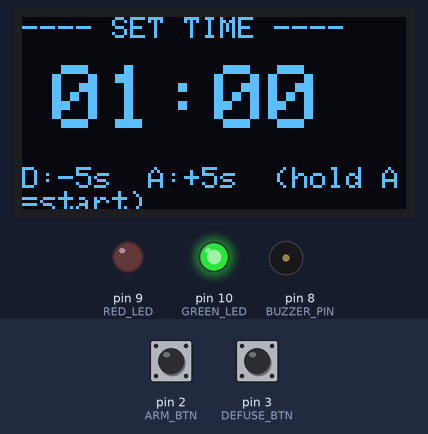
The sketch below on a simulated Arduino Uno, built with avr-gcc and run on an emulated ATmega328P. Parts: 128×64 one-colour display, output pins drawn as LEDs (lit = HIGH), buzzer (waves = sounding, pin HIGH). Dashed ring = blinking. The test bench sets the inputs (shaded band); at power-on: pin 2 (ARM_BTN) HIGH, pin 3 (DEFUSE_BTN) HIGH. What the sketch prints to the serial monitor is not drawn.

Above: at 2.7 s.
2.8 s: pin 2 (ARM_BTN) pulled LOW for 3.2 s
At 6.3 s:
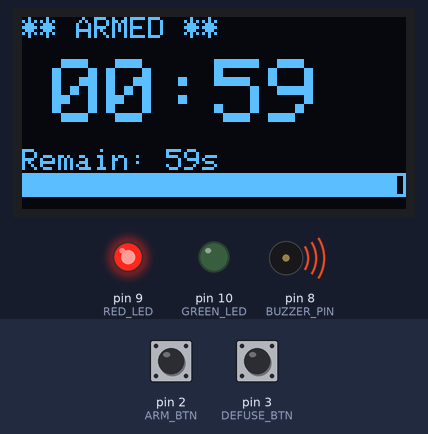
6.6 s: pin 3 (DEFUSE_BTN) pulled LOW for 0.15 s
At 7.26 s:
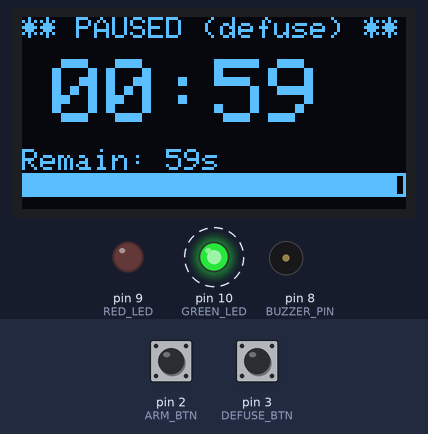
9.0 s: pin 2 (ARM_BTN) pulled LOW for 0.15 s
At 9.39 s:
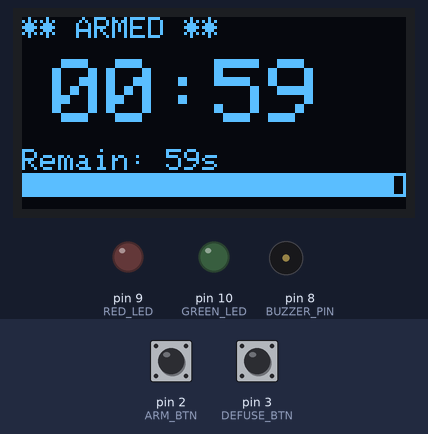
9.7 s: pin 3 (DEFUSE_BTN) pulled LOW for 1 s
At 10.76 s:
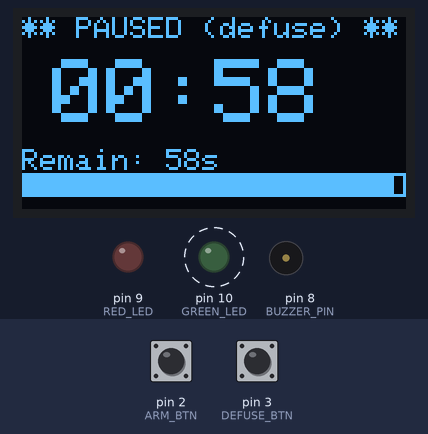
12.2 s: pin 2 (ARM_BTN) pulled LOW for 0.15 s
At 14.15 s:
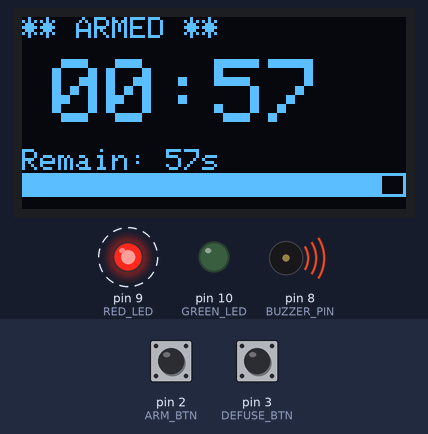
Timing chart, 0 to 16.5 s (numbered marks = the images above; inputs shaded):
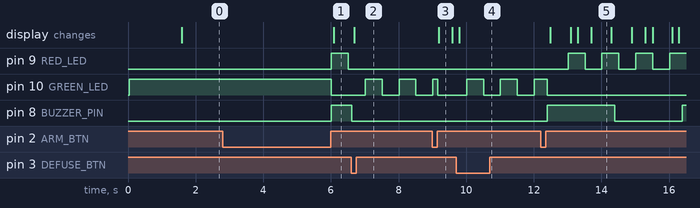

Measured:
- after the input at 2.8 s, pin 9 (RED_LED): LOW → HIGH after 3.2 s, → LOW 0.50 s later; pin 10 (GREEN_LED): HIGH → LOW after 3.2 s; pin 8 (BUZZER_PIN): LOW → HIGH after 3.2 s; the display: changes after 3.3 s (image 1)
- after the input at 6.6 s, pin 9 (RED_LED): stops changing and stays LOW; pin 10 (GREEN_LED): alternates HIGH for 0.50 s and LOW for 0.50 s, starting after 0.41 s; pin 8 (BUZZER_PIN): HIGH → LOW after 0.01 s instead of 1.4 s; the display: changes after 0.09 s (image 2)
- after the input at 9.0 s, the display: changes after 0.19 s (image 3)
- after the input at 9.7 s, pin 9 (RED_LED): stops changing and stays LOW; pin 10 (GREEN_LED): alternates HIGH for 0.50 s and LOW for 0.50 s, starting after 0.31 s; pin 8 (BUZZER_PIN): stays LOW (without the input it goes to HIGH after 1.5 s); the display: changes after 0.09 s (image 4)
- after the input at 12.2 s, pin 9 (RED_LED): alternates HIGH for 0.50 s and LOW for 0.50 s, starting after 0.81 s; pin 8 (BUZZER_PIN): LOW → HIGH after 0.19 s, → LOW 2.0 s later, → HIGH 2.0 s later; the display: first changes after 0.29 s (image 5 shows a later state)
- what the display in image 5 shows lasts 0.6 s, from 13.7 s to 14.3 s

The sketch:

bomb_timer.ino
```cpp
/*
 * 倒计时报警装置 (定时炸弹模拟器)
 * 硬件: Arduino Uno R4 WiFi + SSD1306 OLED + 蜂鸣器 + LEDs + 按键 (无需电位器)
 *
 * 玩法:
 *   1. SETUP 模式: ARM 键 +5s, DEFUSE 键 -5s, 长按 ARM 1秒开始
 *   2. ARMED 模式: 倒计时跑起来, OLED 显示大数字倒计时
 *                  蜂鸣器越接近零点叫得越急 (最后 10s 每秒一声, 最后 3s 急速)
 *   3. PAUSED 模式: 按 DEFUSE 暂停, 再按 ARM 继续
 *   4. EXPLODED:    倒计时归零引爆, 蜂鸣器尖叫, 红灯常亮
 *   5. 按 ARM 键复位回到 SETUP
 *
 * OLED 屏幕布局 (128x64):
 *   SETUP:     "SET TIME" + 设定值 + 按键提示
 *   ARMED:     大号倒计时 MM:SS + 进度条 + 状态
 *   EXPLODED:  "!!!  BOOM  !!!" + 闪烁警告
 *
 * 需要安装的库 (Arduino IDE → 工具 → 管理库):
 *   1. Adafruit SSD1306
 *   2. Adafruit GFX Library
 */

// ===== 引入库 =====
#include <Wire.h>
#include <Adafruit_GFX.h>
#include <Adafruit_SSD1306.h>

// ===== 引脚定义 =====
#define ARM_BTN     2     // ARM 按键: 一端接 D2, 另一端接 GND (用 INPUT_PULLUP, 按下=0)
#define DEFUSE_BTN  3     // DEFUSE 按键: 一端接 D3, 另一端接 GND
#define BUZZER_PIN  8     // 有源蜂鸣器: 正极接 D8, 负极接 GND
#define RED_LED     9     // 红色 LED: 正极 → 220Ω → D9, 负极 → GND
#define GREEN_LED   10    // 绿色 LED: 正极 → 220Ω → D10, 负极 → GND

// ===== 时间参数 =====
#define TIME_MIN     10   // 最短倒计时 (秒)
#define TIME_MAX     300  // 最长倒计时 (秒) = 5 分钟
#define TIME_STEP    5    // SETUP 模式每次按键加减的秒数
#define BLINK_MED    500  // 中等闪烁间隔 (ms), 倒计时中
#define BLINK_SLOW   1000 // 慢速闪烁间隔 (ms), 安全状态

// ===== OLED 参数 =====
#define SCREEN_WIDTH  128
#define SCREEN_HEIGHT 64
#define OLED_RESET    -1
#define OLED_ADDR     0x3C

// ===== 状态机枚举 =====
enum BombState {
  STATE_SETUP,     // 设定时间, 绿灯亮
  STATE_ARMED,     // 倒计时运行中, 红灯闪烁
  STATE_PAUSED,    // 倒计时暂停 (拆弹), 绿灯闪烁
  STATE_EXPLODED   // 倒计时归零, 蜂鸣器狂叫
};

// ===== 全局变量 =====
Adafruit_SSD1306 display(SCREEN_WIDTH, SCREEN_HEIGHT, &Wire, OLED_RESET);

BombState state = STATE_SETUP;   // 当前状态

int setTimeSec = 60;               // 设定时间 (秒), 默认 60s, 按键调整
unsigned long remainingMs = 0;   // 剩余时间, 单位毫秒 (ARMED 模式下递减)
unsigned long armedStartMs = 0;  // ARM 时刻的 millis() 记录

unsigned long lastBuzzerToggle = 0;   // 蜂鸣器上次切换时间
unsigned long lastLedToggle = 0;      // LED 上次闪烁时间
unsigned long lastButtonCheck = 0;    // 按键上次检测时间
unsigned long lastDisplayUpdate = 0;  // 屏幕上次刷新时间
unsigned long lastBeep = 0;           // 倒计时中蜂鸣器上次发声时间

bool buzzerState = false;       // 蜂鸣器当前电平
bool ledState = false;          // LED 当前闪烁状态
bool armPrev = true;            // ARM 按键上一帧状态 (上拉, 未按=1)
bool defusePrev = true;         // DEFUSE 按键上一帧状态
unsigned long armPressTime = 0; // ARM 按键按下的时刻 (用于长按检测)

// ===== setup() =====
void setup() {
  Serial.begin(115200);

  // --- OLED 初始化 ---
  if (!display.begin(SSD1306_SWITCHCAPVCC, OLED_ADDR)) {
    Serial.println("OLED init FAILED!");
    while (true);
  }

  // --- 引脚初始化 ---
  pinMode(ARM_BTN, INPUT_PULLUP);     // 上拉, 按下=0
  pinMode(DEFUSE_BTN, INPUT_PULLUP);
  pinMode(BUZZER_PIN, OUTPUT);
  pinMode(RED_LED, OUTPUT);
  pinMode(GREEN_LED, OUTPUT);

  // --- 初始状态: 蜂鸣器不响, 红灯灭, 绿灯亮 (SETUP) ---
  digitalWrite(BUZZER_PIN, LOW);
  digitalWrite(RED_LED, LOW);
  digitalWrite(GREEN_LED, HIGH);

  // --- 开机画面 ---
  display.clearDisplay();
  display.setTextSize(1);
  display.setTextColor(SSD1306_WHITE);
  display.setCursor(20, 16);
  display.println(F("BOMB TIMER"));
  display.setCursor(10, 36);
  display.println(F("Countdown Device"));
  display.display();
  delay(1500);

  Serial.println("BOMB TIMER READY");
}

// ===== loop() =====
void loop() {

  // ---------- 第 1 步: 每 20ms 读一次按键 (50Hz) ----------
  unsigned long now = millis();
  if (now - lastButtonCheck >= 20) {
    lastButtonCheck = now;
    checkButtons();
  }

  // ---------- 第 2 步: 更新倒计时时间 ----------
  if (state == STATE_ARMED) {
    updateCountdown();
  }

  // ---------- 第 3 步: 每 100ms 刷一次 OLED ----------
  if (now - lastDisplayUpdate >= 100) {
    lastDisplayUpdate = now;
    updateDisplay();
  }

  // ---------- 第 4 步: 更新蜂鸣器 (非阻塞) ----------
  updateBuzzer();

  // ---------- 第 5 步: 更新 LED (非阻塞) ----------
  updateLEDs();
}

// ============================================================
//  按键检测 (含消抖 + 长按检测)
// ============================================================
void checkButtons() {
  bool armNow = digitalRead(ARM_BTN);
  bool defuseNow = digitalRead(DEFUSE_BTN);

  // --- ARM 键 ---
  if (armPrev == HIGH && armNow == LOW) {
    // 下降沿: ARM 按下
    armPressTime = millis();  // 记录按下时刻, 用于长按检测
  }
  if (armPrev == LOW && armNow == HIGH) {
    // 上升沿: ARM 松开
    unsigned long holdDuration = millis() - armPressTime;
    if (holdDuration >= 1000) {
      // 长按 (≥1 秒)
      handleArmLongPress();
    } else {
      // 短按
      handleArmShortPress();
    }
  }

  // --- DEFUSE 键: 下降沿触发 ---
  if (defusePrev == HIGH && defuseNow == LOW) {
    handleDefusePress();
  }

  armPrev = armNow;
  defusePrev = defuseNow;
}

// -------------------------------------------------------
// ARM 短按: 不同状态功能不同
// -------------------------------------------------------
void handleArmShortPress() {
  switch (state) {

    case STATE_SETUP:
      // 短按 ARM: 时间 +5 秒
      setTimeSec += TIME_STEP;
      if (setTimeSec > TIME_MAX) setTimeSec = TIME_MAX;
      Serial.print("SET: ");
      Serial.print(setTimeSec);
      Serial.println("s");
      break;

    case STATE_ARMED:
      // 倒计时中短按 ARM: 无作用
      break;

    case STATE_PAUSED:
      // 暂停中按 ARM: 恢复倒计时
      armedStartMs = millis();
      state = STATE_ARMED;
      Serial.println("RESUMED!");
      break;

    case STATE_EXPLODED:
      // 爆炸后按 ARM: 复位
      resetToSetup();
      break;
  }
}

// -------------------------------------------------------
// ARM 长按 (≥1 秒): 仅 SETUP 模式有效, 启动倒计时
// -------------------------------------------------------
void handleArmLongPress() {
  if (state == STATE_SETUP) {
    // 确认当前设定时间, 启动倒计时
    remainingMs = (unsigned long)setTimeSec * 1000;
    armedStartMs = millis();
    state = STATE_ARMED;
    Serial.print("ARMED (long press)! Time: ");
    Serial.print(setTimeSec);
    Serial.println("s");
  }
  // 其他状态下长按 ARM 无额外作用
}

// -------------------------------------------------------
// DEFUSE 键: 拆弹/暂停
// -------------------------------------------------------
void handleDefusePress() {
  switch (state) {

    case STATE_SETUP:
      // 短按 DEFUSE: 时间 -5 秒
      setTimeSec -= TIME_STEP;
      if (setTimeSec < TIME_MIN) setTimeSec = TIME_MIN;
      Serial.print("SET: ");
      Serial.print(setTimeSec);
      Serial.println("s");
      break;

    case STATE_ARMED:
      // 倒计时中按 DEFUSE: 暂停!
      state = STATE_PAUSED;
      {
        unsigned long elapsed = millis() - armedStartMs;
        if (elapsed >= remainingMs) {
          remainingMs = 0;
        } else {
          remainingMs -= elapsed;
        }
      }
      Serial.print("PAUSED! Remaining: ");
      Serial.print(remainingMs / 1000);
      Serial.println("s");
      break;

    case STATE_PAUSED:
      // 暂停中按 DEFUSE: 无效
      break;

    case STATE_EXPLODED:
      // 爆炸后按 DEFUSE: 复位
      resetToSetup();
      break;
  }
}

// ============================================================
//  更新倒计时 (仅 ARM 状态调用)
// ============================================================
void updateCountdown() {
  unsigned long now = millis();
  unsigned long elapsed = now - armedStartMs;

  if (elapsed >= remainingMs) {
    // 时间到! 触发爆炸
    remainingMs = 0;
    state = STATE_EXPLODED;
    Serial.println("!!! BOOM !!!");
  }
}

// ============================================================
//  OLED 屏幕绘制
// ============================================================
void updateDisplay() {
  display.clearDisplay();

  switch (state) {
    case STATE_SETUP:
      drawSetupScreen();
      break;
    case STATE_ARMED:
    case STATE_PAUSED:
      drawArmedScreen();
      break;
    case STATE_EXPLODED:
      drawExplodedScreen();
      break;
  }

  display.display();
}

// --- SETUP 画面: 显示设定时间 + 按键操作提示 ---
void drawSetupScreen() {
  int min = setTimeSec / 60;
  int sec = setTimeSec % 60;

  // 标题
  display.setTextSize(1);
  display.setCursor(0, 0);
  display.println(F("---- SET TIME ----"));

  // 大号时间
  display.setTextSize(3);  // 18x24 像素/字符
  display.setCursor(10, 16);
  char timeStr[6];
  sprintf(timeStr, "%02d:%02d", min, sec);
  display.print(timeStr);

  // 操作提示
  display.setTextSize(1);
  display.setCursor(0, 50);
  display.println(F("D:-5s  A:+5s  (hold A=start)"));
}

// --- ARMED / PAUSED 画面: 大号倒计时 + 进度条 ---
void drawArmedScreen() {
  // 计算当前剩余时间
  unsigned long remain;
  unsigned long total;

  if (state == STATE_ARMED) {
    unsigned long elapsed = millis() - armedStartMs;
    remain = (elapsed >= remainingMs) ? 0 : (remainingMs - elapsed);
    total = (unsigned long)setTimeSec * 1000;
  } else {  // PAUSED
    remain = remainingMs;
    total = (unsigned long)setTimeSec * 1000;
  }

  int remainSec = remain / 1000;
  int min = remainSec / 60;
  int sec = remainSec % 60;

  // 状态标签
  display.setTextSize(1);
  display.setCursor(0, 0);
  if (state == STATE_ARMED) {
    display.println(F("** ARMED **"));
  } else {
    display.println(F("** PAUSED (defuse) **"));
  }

  // 大号倒计时数字
  display.setTextSize(3);
  display.setCursor(10, 14);
  char timeStr[6];
  sprintf(timeStr, "%02d:%02d", min, sec);
  display.print(timeStr);

  // 进度条 (y=48)
  display.setTextSize(1);
  int barY = 52;
  display.drawRect(0, barY, 128, 8, SSD1306_WHITE);
  if (total > 0) {
    int progressPct = (int)(remain * 100 / total);
    int barWidth = map(progressPct, 0, 100, 0, 126);
    display.fillRect(1, barY + 1, barWidth, 6, SSD1306_WHITE);
  }

  // 剩余秒数, 显示在进度条上方
  display.setCursor(0, barY - 8);
  display.print(F("Remain: "));
  display.print(remainSec);
  display.print("s");
}

// --- EXPLODED 画面: 爆炸警告 ---
void drawExplodedScreen() {
  // 让画面交替闪烁 (利用 ledState 变量)
  display.setTextSize(2);
  display.setCursor(8, 10);
  display.setTextColor(SSD1306_WHITE);
  display.println(F("!!! BOOM !!!"));

  display.setTextSize(1);
  display.setCursor(10, 36);
  display.println(F("TIME'S UP!"));

  display.setCursor(8, 52);
  display.println(F("ARM to reset"));
}

// ============================================================
//  蜂鸣器控制 (非阻塞, 不卡主循环)
// ============================================================
void updateBuzzer() {
  unsigned long now = millis();
  int beepInterval;  // 蜂鸣器切换间隔

  switch (state) {

    case STATE_SETUP:
      // SETUP 模式不响
      digitalWrite(BUZZER_PIN, LOW);
      break;

    case STATE_ARMED: {
      // 计算当前剩余秒数
      unsigned long elapsed = millis() - armedStartMs;
      unsigned long remain = (elapsed >= remainingMs) ? 0 : (remainingMs - elapsed);
      int remainSec = remain / 1000;

      // 根据剩余时间决定蜂鸣器频率
      if (remainSec <= 3) {
        beepInterval = 150;   // 最后 3 秒: 急速滴滴滴
      } else if (remainSec <= 10) {
        beepInterval = 400;   // 最后 10 秒: 每秒一声
      } else {
        beepInterval = 2000;  // 10 秒以上: 每 2 秒一声滴
      }

      if (now - lastBuzzerToggle >= beepInterval) {
        lastBuzzerToggle = now;
        buzzerState = !buzzerState;
        digitalWrite(BUZZER_PIN, buzzerState ? HIGH : LOW);
      }
      break;
    }

    case STATE_PAUSED:
      // 暂停: 静音
      digitalWrite(BUZZER_PIN, LOW);
      break;

    case STATE_EXPLODED:
      // 爆炸: 急速交替尖叫
      beepInterval = 100;  // 100ms 一个周期, 高频尖叫
      if (now - lastBuzzerToggle >= beepInterval) {
        lastBuzzerToggle = now;
        buzzerState = !buzzerState;
        digitalWrite(BUZZER_PIN, buzzerState ? HIGH : LOW);
      }
      break;
  }
}

// ============================================================
//  LED 状态指示 (非阻塞)
// ============================================================
void updateLEDs() {
  unsigned long now = millis();
  int ledInterval;

  switch (state) {

    case STATE_SETUP:
      // SETUP: 绿灯常亮, 红灯灭 (安全)
      digitalWrite(GREEN_LED, HIGH);
      digitalWrite(RED_LED, LOW);
      break;

    case STATE_ARMED: {
      // ARMED: 红灯闪烁, 频率随剩余时间加快
      unsigned long elapsed = millis() - armedStartMs;
      unsigned long remain = (elapsed >= remainingMs) ? 0 : (remainingMs - elapsed);
      int remainSec = remain / 1000;

      if (remainSec <= 5) {
        ledInterval = 150;   // 最后 5 秒: 狂闪
      } else if (remainSec <= 15) {
        ledInterval = 300;   // 15 秒内: 快速闪
      } else {
        ledInterval = 500;   // 正常: 中等速度闪
      }

      digitalWrite(GREEN_LED, LOW);
      if (now - lastLedToggle >= ledInterval) {
        lastLedToggle = now;
        ledState = !ledState;
        digitalWrite(RED_LED, ledState ? HIGH : LOW);
      }
      break;
    }

    case STATE_PAUSED:
      // PAUSED: 绿灯闪烁 (表示已拆弹但未复位)
      digitalWrite(RED_LED, LOW);
      if (now - lastLedToggle >= BLINK_MED) {
        lastLedToggle = now;
        ledState = !ledState;
        digitalWrite(GREEN_LED, ledState ? HIGH : LOW);
      }
      break;

    case STATE_EXPLODED:
      // EXPLODED: 红灯常亮 / 极速闪烁
      digitalWrite(GREEN_LED, LOW);
      if (now - lastLedToggle >= 80) {  // 80ms 极快闪
        lastLedToggle = now;
        ledState = !ledState;
        digitalWrite(RED_LED, ledState ? HIGH : LOW);
      }
      break;
  }
}

// ============================================================
//  复位: 回到 SETUP 模式
// ============================================================
void resetToSetup() {
  state = STATE_SETUP;
  remainingMs = 0;
  // setTimeSec 保持用户上次设定的值不变, 方便快速重来
  digitalWrite(BUZZER_PIN, LOW);
  digitalWrite(RED_LED, LOW);
  digitalWrite(GREEN_LED, HIGH);
  Serial.println("RESET to SETUP");
}
```
